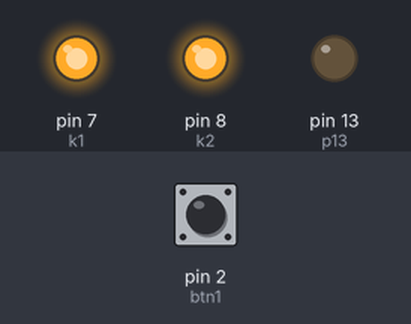
Simulated run of this sketch. Board: Arduino Uno, built with avr-gcc and run on an emulated ATmega328P. Parts: output pins drawn as LEDs (lit = HIGH). Dashed ring = blinking. The test bench sets the inputs (shaded band); at power-on: pin 2 (btn1) LOW.

Above: at 1.2 s.
1.3 s: pin 2 (btn1) pulled HIGH for 0.15 s
At 2.2 s:
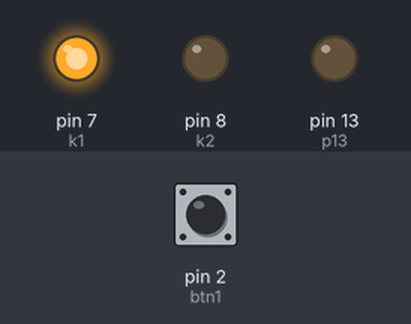
7.4 s: pin 2 (btn1) pulled HIGH for 1 s
At 12.5 s:
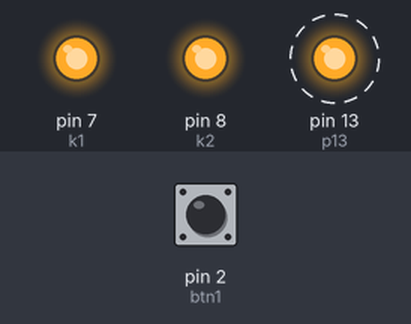
14.2 s: pin 2 (btn1) pulled HIGH for 3.2 s
At 19.3 s:
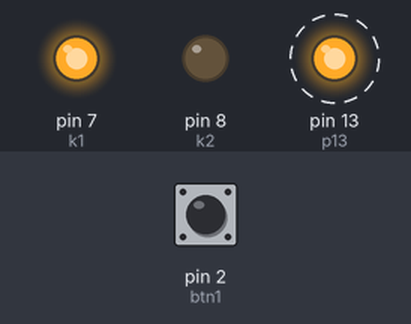
Timing chart, 0 to 21.1 s (numbered marks = the images above; inputs shaded):
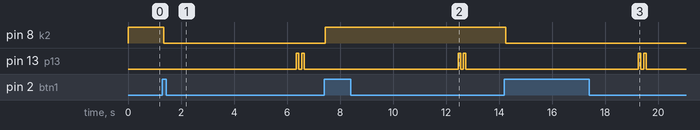

Measured:
- after the input at 1.3 s, pin 8 (k2): HIGH → LOW after 0.05 s; pin 13 (p13): alternates HIGH for 0.10 s and LOW for 0.10 s, 4 changes in all, then stays LOW, starting after 5.1 s
- after the input at 7.4 s, pin 8 (k2): LOW → HIGH after 0.05 s; pin 13 (p13): alternates HIGH for 0.10 s and LOW for 0.10 s, 4 changes in all, then stays LOW, starting after 5.1 s
- after the input at 14.2 s, pin 8 (k2): HIGH → LOW after 0.05 s; pin 13 (p13): alternates HIGH for 0.10 s and LOW for 0.10 s, 4 changes in all, then stays LOW, starting after 5.1 s

The sketch:

relay.ino
```cpp
// CONSTANTS
// IN1 connected to digital pin 7
const int k1 = 7;
// IN2 connected to digital pin 8
const int k2 = 8;

const int p13 = 13;

// button
int btn1 = 2;

// VARS
int k1State = HIGH;
int k2State = HIGH;

// current reading from input
int btn1State;

// previous reading from input pin
int lastBtn1State = LOW;

// the following variables are long's because the time, measured in miliseconds,
// will quickly become a bigger number than can be stored in an int.
// the last time the outpin pin was toggled
long lastBtn1DebounceTime = 0;
long debounceDelay = 50;

void setup() {
  // sets the digital pin as output
  pinMode(k1, OUTPUT);
  pinMode(k2, OUTPUT);
  pinMode(p13, OUTPUT);

  // we'll read data from the button
  pinMode(btn1, INPUT);

  // write highs to the relays so they're off by default
  digitalWrite(k1, k1State);
  digitalWrite(k2, k2State);
  digitalWrite(p13, LOW);
}

void loop() {
  // read the state of the switch into a local variable
  int reading = digitalRead(btn1);

  // if the switch changed, due to noise or pressing
  if (reading != lastBtn1State) {
    // store the press time
    lastBtn1DebounceTime = millis();
  }

  // if there's been enough delay to be a real press
  if ((millis() - lastBtn1DebounceTime) > debounceDelay) {
    // if state has changed
    if (reading != btn1State) {
      btn1State = reading;

      // only toggle if the new btn state is high
      if (btn1State == HIGH) {
        k2State = !k2State;
        digitalWrite(k2, k2State);
        delay(5000);
        digitalWrite(p13, HIGH);
        delay(100);
        digitalWrite(p13, LOW);
        delay(100);
        digitalWrite(p13, HIGH);
        delay(100);
        digitalWrite(p13, LOW);
      }
    }
  }


  // save the reading
  lastBtn1State = reading;
}
```
